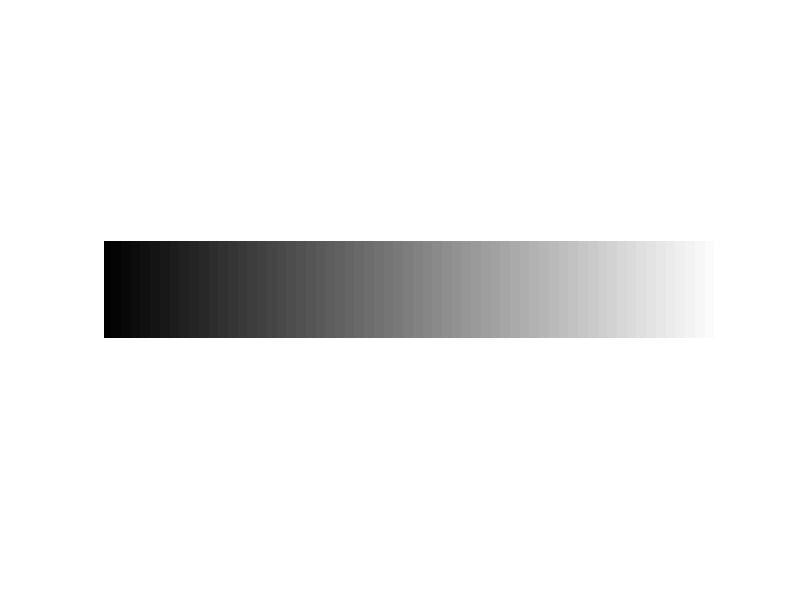

MATLAB code for this plot:


clear all
close all

degrade = uint8(zeros(40,255));

for l=1:size(degrade,1)
  for c=1:size(degrade,2)
    degrade(l,c) = c;
  endfor
endfor

figure('Name','Degrade');
imshow(degrade);